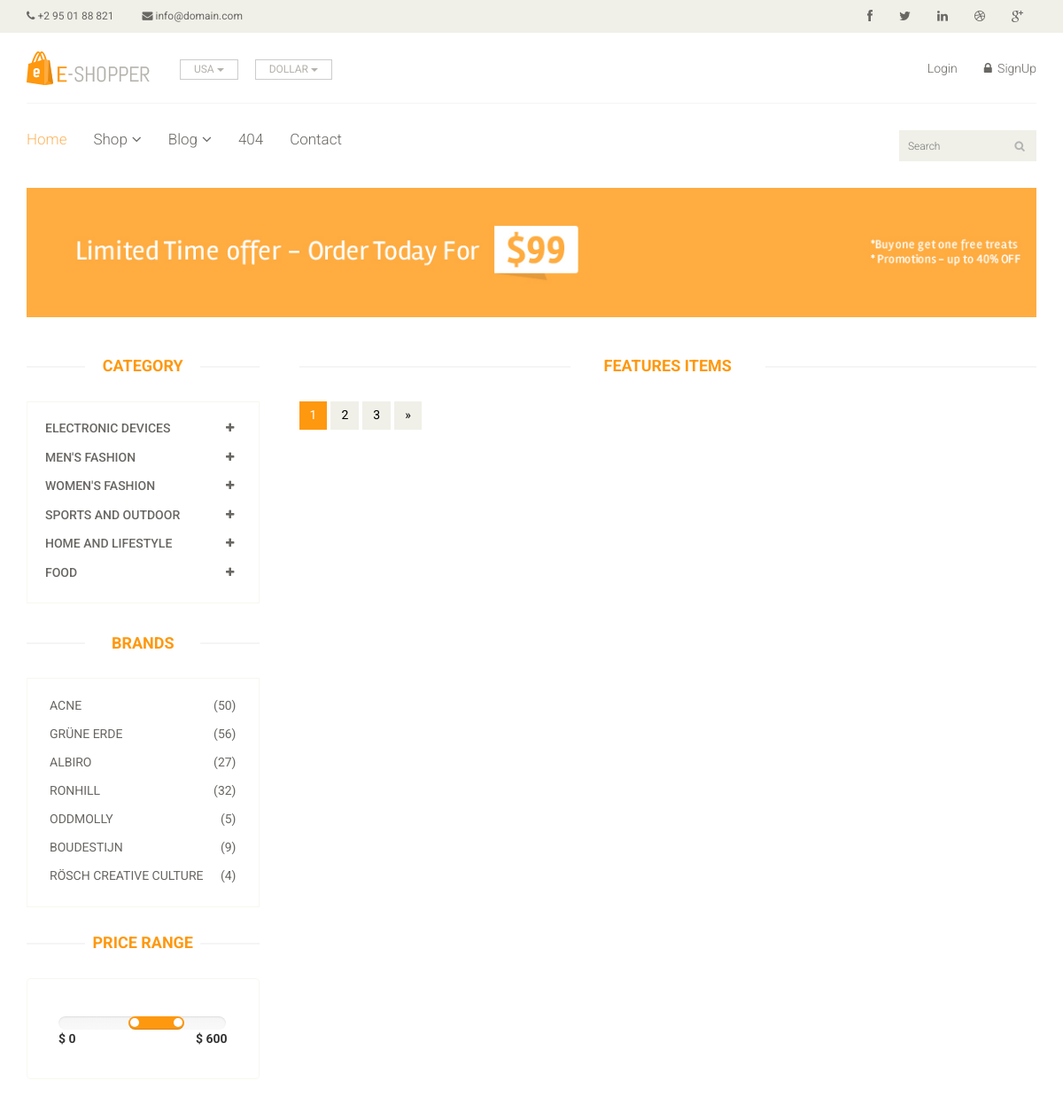
Before: /subcategory/Clothing (upper part) with the older database file.
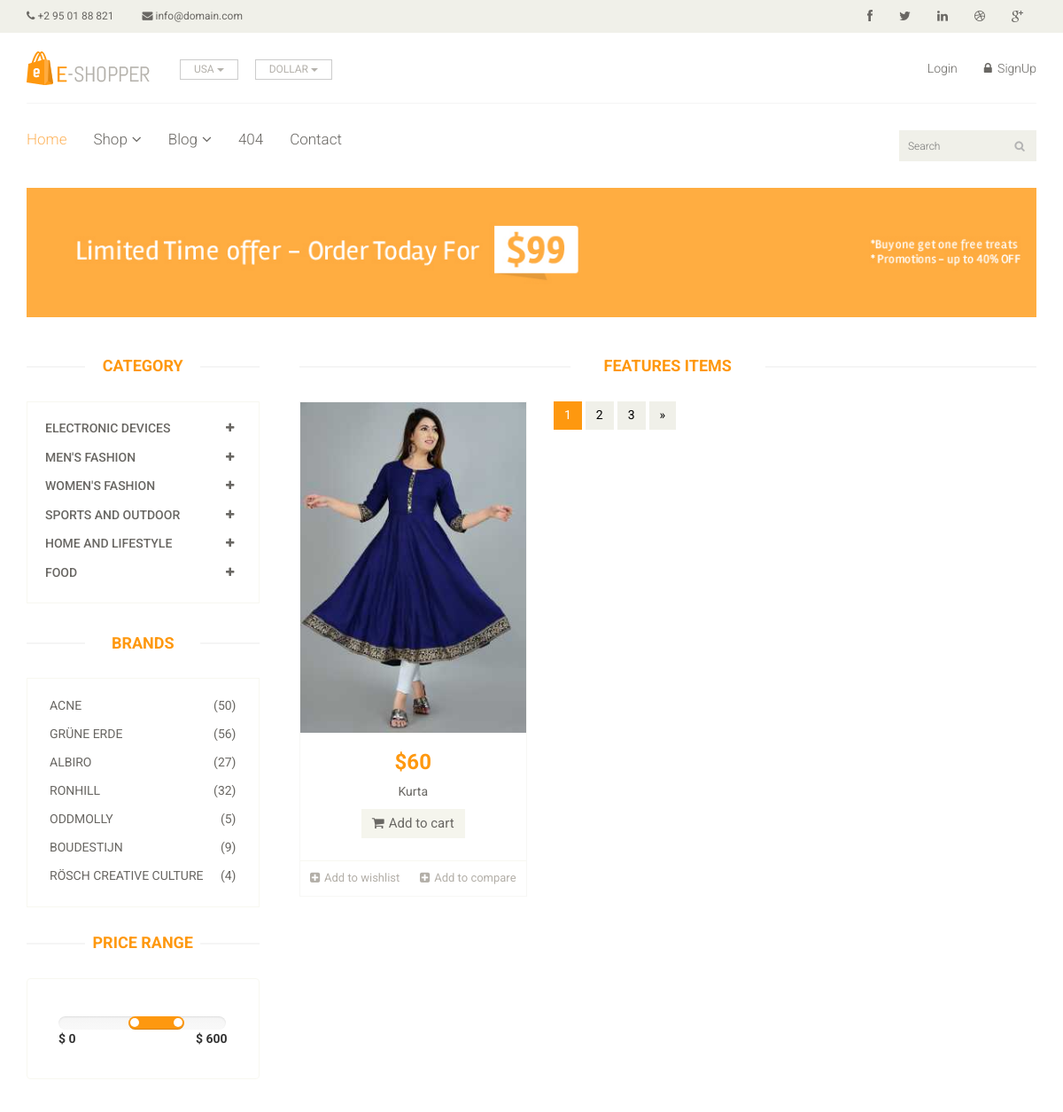
After: the same page with the newer database file.
### home/models.py (models this page shows, shortened)
class Category(models.Model):
	title = models.CharField(max_length = 300)
	description = models.TextField(blank = True)
	slug = models.CharField(max_length = 500)
	image = models.TextField(blank = True)

class Item(models.Model):
	title = models.CharField(max_length = 300)
	category = models.ForeignKey(Category, on_delete = models.CASCADE)
	subcategory = models.ForeignKey(SubCategory, on_delete = models.CASCADE)
	description = models.TextField(blank = True)
	slug  = models.CharField(max_length = 500)
	image = models.ImageField(upload_to = 'media')
	price = models.IntegerField()
	discounted_price = models.IntegerField()
	status = models.CharField(max_length = 50, choices = STATUS, blank = True)
	stock = models.CharField(max_length = 50, choices = STOCK, blank = True)
	labels = models.CharField(max_length = 50, choices = LABELS, blank = True)
	def get_productdetail_url(self):
		return reverse("home:detail", kwargs = {'slug':self.slug})

### home/views.py (the view)
# urls.py: path('subcategory/<slug>', SubCategoryView.as_view(), name='subcategory'),
class SubCategoryView(BaseViews):
	def get(self,request,slug):
		slug_id = SubCategory.objects.get(slug = slug).id
		self.views['subcat_items'] = Item.objects.filter(subcategory_id = slug_id)
		return render(request,'subcat.html', self.views)

### home/models.py (called while the page is built)
	def get_subcat_url(self):
		return reverse("home:subcategory", kwargs = {'slug':self.slug})

### templates/subcat.html (shortened to what this page needs)
{% extends  'base.html' %}
{% load static %}
{% block content %}
	<section id="advertisement">
		<div class="container">
			<img src="images/shop/advertisement.jpg" alt="" />
		</div>
	</section>
	<section>
		<div class="container">
			<div class="row">
				<div class="col-sm-3">
					<div class="left-sidebar">
						<h2>Category</h2>
						<div class="panel-group category-products" id="accordian">
							{% for cat in category %}
							<div class="panel panel-default">
								<div class="panel-heading">
									<h4 class="panel-title">
										<a data-toggle="collapse" data-parent="#accordian" href="#{{cat.id}}">
											<span class="badge pull-right"><i class="fa fa-plus"></i></span>
											{{cat.title}}
										</a>
									</h4>
								</div>
							</div>
							{% endfor %}
						</div>
						<div class="brands_products">
							<h2>Brands</h2>
							<div class="brands-name">
								<ul class="nav nav-pills nav-stacked">
									<li><a href=""> <span class="pull-right">(50)</span>Acne</a></li>
									<li><a href=""> <span class="pull-right">(56)</span>Grüne Erde</a></li>
									<li><a href=""> <span class="pull-right">(27)</span>Albiro</a></li>
									<li><a href=""> <span class="pull-right">(32)</span>Ronhill</a></li>
									<li><a href=""> <span class="pull-right">(5)</span>Oddmolly</a></li>
									<li><a href=""> <span class="pull-right">(9)</span>Boudestijn</a></li>
									<li><a href=""> <span class="pull-right">(4)</span>Rösch creative culture</a></li>
								</ul>
							</div>
						</div>
						<div class="price-range">
							<h2>Price Range</h2>
							<div class="well">
								 <input type="text" class="span2" value="" data-slider-min="0" data-slider-max="600" data-slider-step="5" data-slider-value="[250,450]" id="sl2" ><br />
								 <b>$ 0</b> <b class="pull-right">$ 600</b>
							</div>
						</div>
					</div>
				</div>
				<div class="col-sm-9 padding-right">
					<div class="features_items">
						<h2 class="title text-center">Features Items</h2>
						{% for subcat in subcat_items %}
						<div class="col-sm-4">
							<div class="product-image-wrapper">
								<div class="single-products">
									<div class="productinfo text-center">
										<img src="{{subcat.image.url}}" alt="" />
										<h2>${{subcat.price}}</h2>
										<a href="{{subcat.get_productdetail_url}}" ><p>{{subcat.title}}</p></a>
										<a href="#" class="btn btn-default add-to-cart"><i class="fa fa-shopping-cart"></i>Add to cart</a>
									</div>
									<div class="product-overlay">
										<div class="overlay-content">
										</div>
									</div>
								</div>
								<div class="choose">
									<ul class="nav nav-pills nav-justified">
										<li><a href=""><i class="fa fa-plus-square"></i>Add to wishlist</a></li>
										<li><a href=""><i class="fa fa-plus-square"></i>Add to compare</a></li>
									</ul>
								</div>
							</div>
						</div>
						{% endfor %}
						<ul class="pagination">
							<li class="active"><a href="">1</a></li>
							<li><a href="">2</a></li>
							<li><a href="">3</a></li>
							<li><a href="">&raquo;</a></li>
						</ul>
					</div>
				</div>
			</div>
		</div>
	</section>
{% endblock %}

Changed rows visible on the page:
added Item: image (picture), price "60", title "Kurta"
